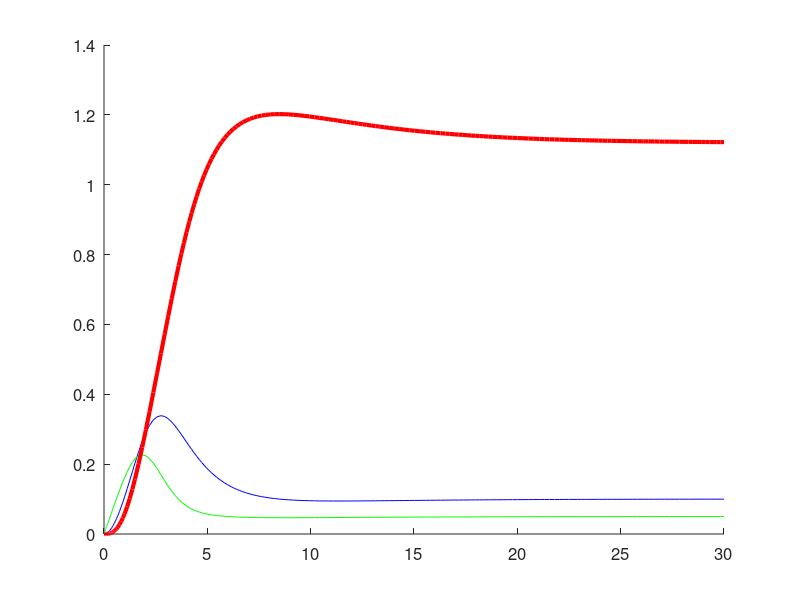

MATLAB code for this plot: (Note: this script raises an error after producing the figure.)
function Antithetic
clear; clc; clf;
% This is a model of the antithetic controller under transcriptional control
% via protein.
%% Initialising Global Parameters 
global setpoint % Setpoint of steady state value of X 
global mu       % Transcription rate of Z1 (actuator)
global eta      % Annihiliation Rate of Z1 and Z2
global theta    % Transcription rate constant of Z2 (Sensor)
global k        % Transcription rate constant of X
global gamma    % Degradation rate of X 
global delta    % Dilution rate


%% Parameter Values
% Parameters taken from the Khammash paper in units of nM and min^-1,
% multipled by 60 to give hr^-1. 
mu       = 0.0028*60;         % Search space between 10^0 and 10^4 nM min^-1
eta      = 0.05*60;          % Conservative lower bound where higher eta values improve performance
theta    = 0.028*60;         % 0.028  min^-1 used as a reference for search space between 10^-2 and 10^2
setpoint = mu / theta;       % Setpoint when delta = 0
k        = 0.028*60;         % 0.028  min^-1 used as a reference for search space between 10^-2 and 10^2
gamma    = 0.014*60;         % Native degradation of output set at 0.5 * delta
delta    = 0.028*60*0;       % Set to zero for the case of the idealised Antithetic integral feedback circuit 

%% State is [Z_1 Z_2 X]
s0       = [0 0 0];  % Initial values of the states in the ODE model 
%% Generate the simulation 
Tend     = 30;       % End time value -- This is currently random 
ODEFUN   = @antitheticddt;
[t, S] = ode45(ODEFUN, [0,Tend], s0);


%% Generate Plot Figure
figure(1);
hold on;
set(gca, 'fontsize', 12);
plot(t, S(:,3), 'b', t, S(:,1),'g', t, S(:,2), 'r', 'LineWidth', 3);
yline(setpoint, 'k--', 'LineWidth', 3);
legend('X', 'Z1', 'Z2', 'Set Point', 'Location', 'northeast');
xlabel('Time (Hours)');
ylabel('Concentration (nM)');
title('Idealised Antithetic Integral Feedbak Controller');
hold off;

end

%% Dynamics 
function dS = antitheticddt(t, S);

global mu     % Transcription rate of Z1 (actuator)
global eta    % Annihiliation Rate of Z1 and Z2
global theta  % Transcription rate constant of Z2 (Sensor)
global k      % Transcription rate constant of X
global gamma  % Degradation rate of X 
global delta  % Dilution rate

Z1 = S(1);
Z2 = S(2);
X  = S(3);


dZ1dt = mu - (eta * Z1 * Z2) - (delta * Z1);
dZ2dt = (theta * X) - (eta * Z1 * Z2) - (delta * Z2);
dXdt  = (k * Z1) - ((gamma + delta) * X);


dS = [dZ1dt; dZ2dt; dXdt];

end 